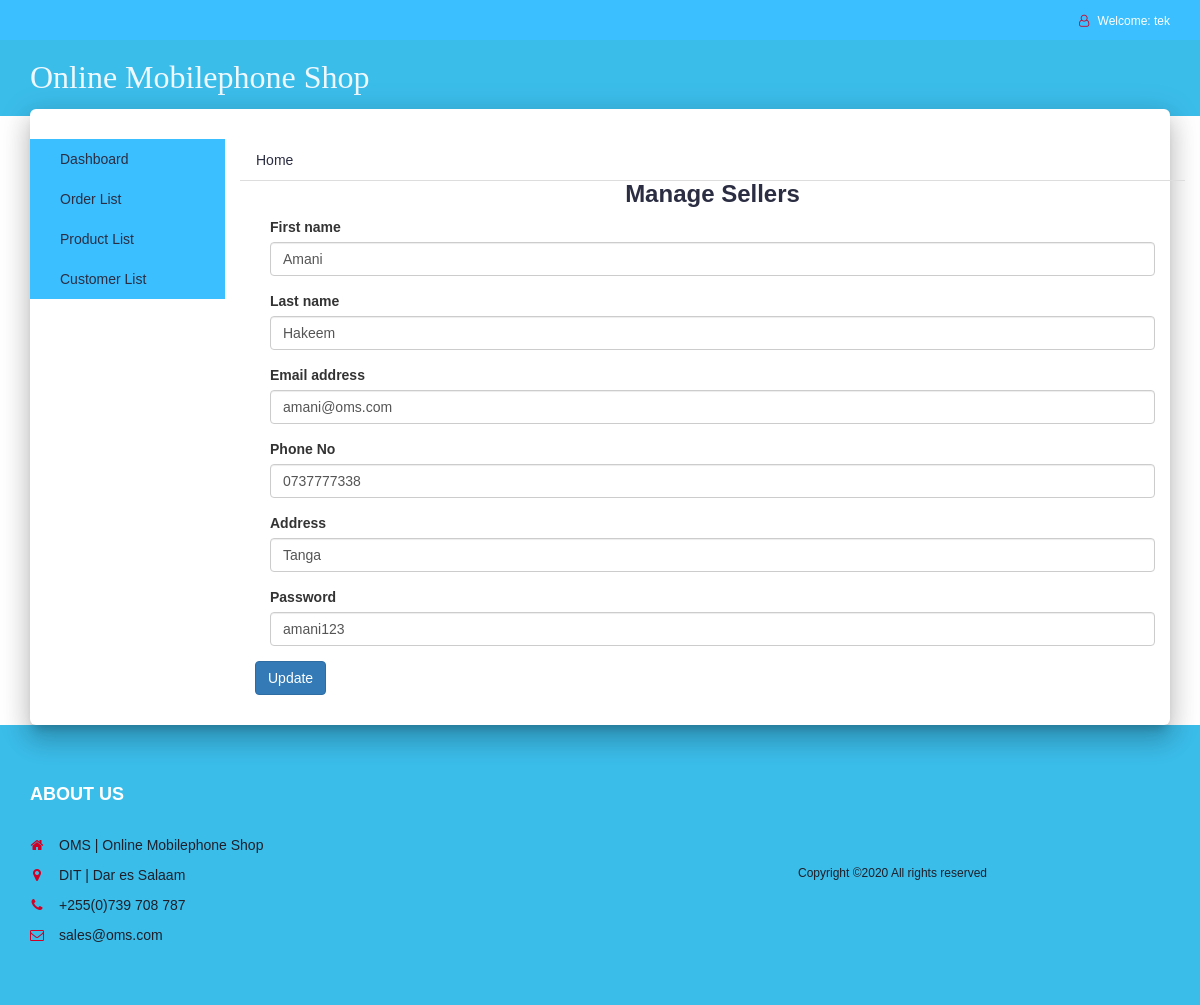
The app's page /admin/editseller.php?seller_id=2 (signed in), older data.
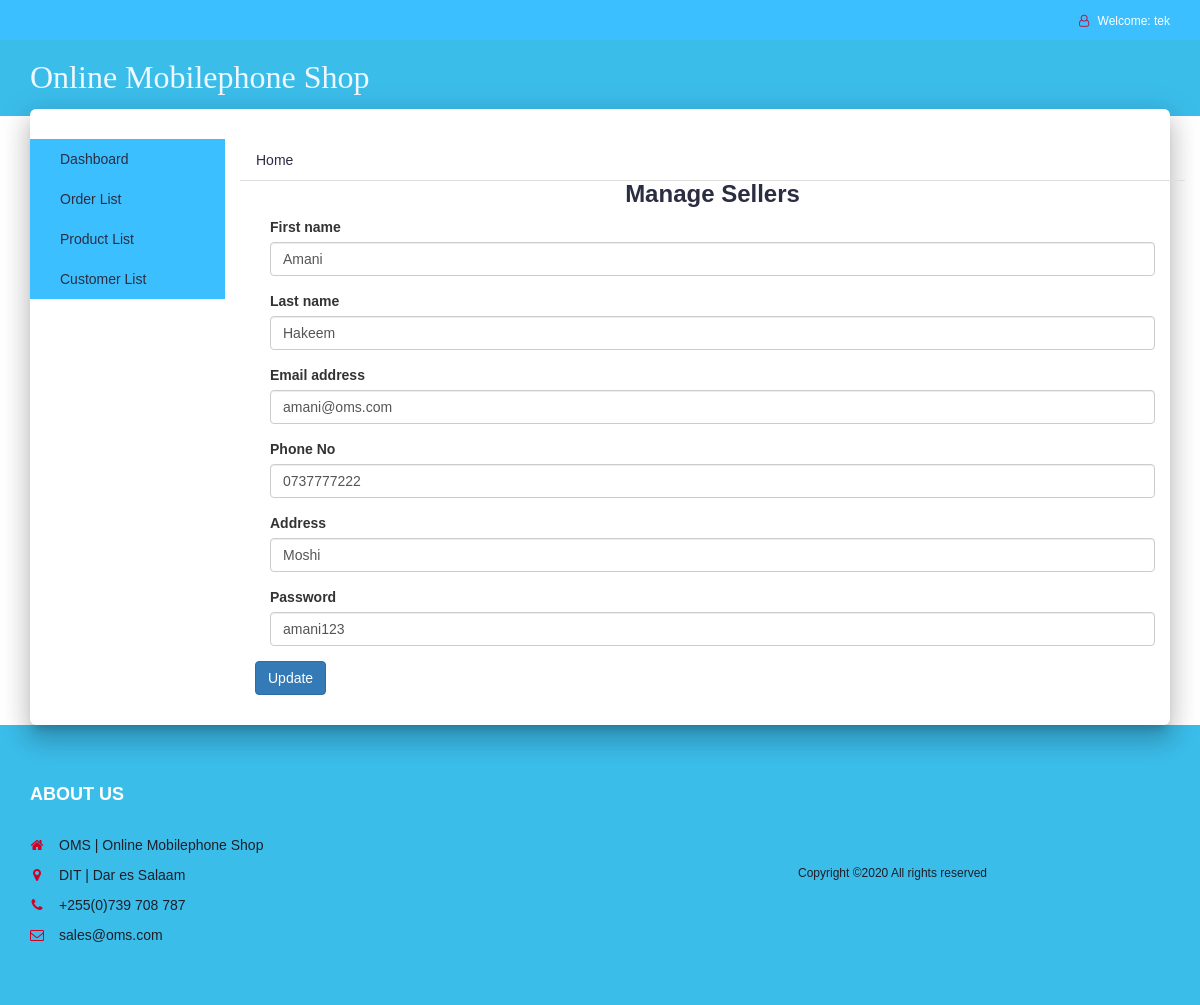
The same page, newer data.
### tables this page shows
CREATE TABLE `seller` (
  `seller_id` int(10) NOT NULL,
  `fname` varchar(100) NOT NULL,
  `lname` varchar(100) NOT NULL,
  `email` varchar(100) NOT NULL,
  `phone` varchar(100) NOT NULL,
  `address` varchar(100) NOT NULL,
  `password` varchar(100) NOT NULL
);

### admin/editseller.php (the view, shortened to what this page needs)
<?php
include "header.php";
$seller_id=$_REQUEST['seller_id'];
$result=mysqli_query($con,"select seller_id,fname,lname, email, phone, address, password from seller where seller_id='$seller_id'")or die ("query 1 incorrect...");
list($seller_id,$fname,$lname,$email,$phone,$address, $password)=mysqli_fetch_array($result);
?>
      <div class="main main-raised">
		<div class="section">
			<div class="container">
				<div class="row">
	<div id="aside" class="col-md-2" style="background:#3BBfff">
        <ul class="nav">
          <li class="nav-item"><a class="nav-link active"  href="admin_home.php">Dashboard</a></li>
          <li class="nav-item"><a data-toggle="tab" href="#orders">Order List</a></li>
          <li class="nav-item"><a data-toggle="tab" href="#products">Product List</a></li>
          <li class="nav-item"><a data-toggle="tab" href="#customers">Customer List</a></li>
        </ul>
	</div>
	<div class="col-md-10">
  <ul class="nav nav-tabs">
          <li class="nav-item"><a class="nav-link active" href="admin_home.php">Home</a></li>
        </ul>
        <div class="container-fluid">
        <h3 style="text-align:center">Manage Sellers</h3>
        <form action="<?php echo $_SERVER['PHP_SELF']; ?>" name="form" method="post" enctype="multipart/form-data">
              <div class="card-body">
                    <div class="col-md-12 ">
                      <div class="form-group">
                        <label>First name</label>
                        <input type="text" id="first_name" name="fname"  class="form-control" value="<?php echo $fname; ?>" >
                      </div>
                    </div>
                    <div class="col-md-12 ">
                      <div class="form-group">
                        <label>Last name</label>
                        <input type="text" id="last_name" name="lname" class="form-control" value="<?php echo $lname; ?>" >
                      </div>
                    </div>
                    <div class="col-md-12 ">
                      <div class="form-group">
                        <label for="exampleInputEmail1">Email address</label>
                        <input type="email"  id="email" name="email" class="form-control" value="<?php echo $email; ?>">
                      </div>
                    </div>
                    <div class="col-md-12 ">
                      <div class="form-group">
                        <label for="exampleInputEmail1">Phone No</label>
                        <input type="number"  id="mobile" name="mobile" class="form-control" value="<?php echo $phone; ?>">
                      </div>
                    </div>
                    <div class="col-md-12 ">
                      <div class="form-group">
                        <label for="exampleInputEmail1">Address</label>
                        <input type="text"  id="address" name="address" class="form-control" value="<?php echo $address; ?>">
                      </div>
                    </div>
                    <div class="col-md-12 ">
                      <div class="form-group">
                        <label >Password</label>
                        <input type="text" name="password" id="password" class="form-control" value="<?php echo $password; ?>">
                      </div>
                    </div>
              </div>
              <div class="card-footer">
                <button type="submit" id="btn_update" name="btn_update" class="btn btn-fill btn-primary">Update</button>
              </div>
              </form>
        </div>
	</div>
	</div>
	</div>
	</div>
</div>
<?php
include "footer.php";
?>

Row changes from the older to the newer data that the page shows:
changed seller "Amani": mobile "0737777338" → "0737777222"; address "Tanga" → "Moshi"
